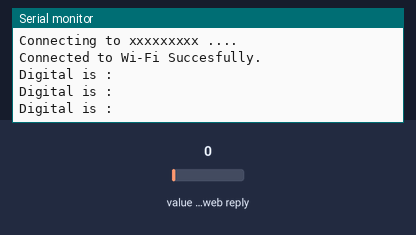
Recording of a sketch running on a simulated ESP8266 (NodeMCU). Shown: the last lines printed to the serial monitor. Inputs (shaded band) come from the test bench; at power-on: value in the web reply 0. WiFi joins after 1.5 s; servers stay silent unless stated; web services answer with replies made up by the test bench.

Above: at 6.5 s.
6.6 s: value in the web reply set to 2
At 7.16 s:
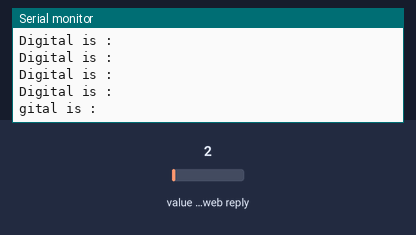
8.8 s: value in the web reply set to 25
At 9.16 s:
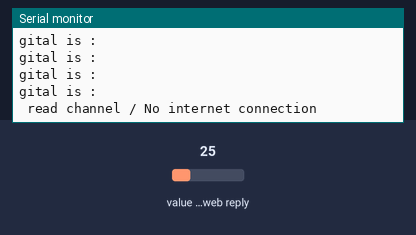
10.8 s: value in the web reply set to 50
At 11.16 s:
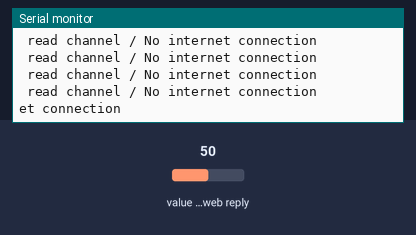
12.8 s: value in the web reply set to 75
At 13.16 s:
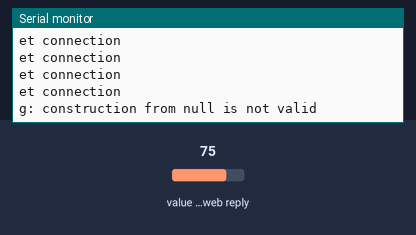
14.8 s: value in the web reply set to 98
At 15.17 s:
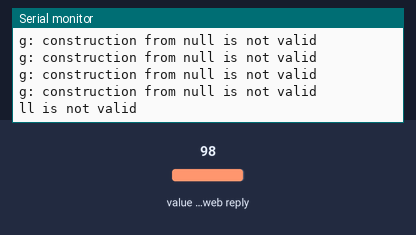

The sketch:

ReadData.ino
```cpp
//--------------Electronics-project-hub-------------//
#include "ThingSpeak.h"
#include <ESP8266WiFi.h>
const char ssid[] = "xxxxxxxxx";  // your network SSID (name)
const char pass[] = "xxxxxxxx";   // your network password
WiFiClient  client;

//---------Channel Details---------//
unsigned long counterChannelNumber = 1397165;            // Channel ID
const char * myCounterReadAPIKey = "WIBXU16YZKD6ZCUT"; // Read API Key
const int FieldNumber1 = 1;  // The field you wish to read
int statusCode = 0;
//-------------------------------//

void setup()
{
  Serial.begin(115200);
  WiFi.mode(WIFI_STA);
  ThingSpeak.begin(client);
}

void internet(){
  //----------------- Network -----------------//
  if (WiFi.status() != WL_CONNECTED)
  {
    Serial.print("Connecting to ");
    Serial.print(ssid);
    Serial.println(" ....");
    while (WiFi.status() != WL_CONNECTED)
    {
      WiFi.begin(ssid, pass);
      delay(5000);
    }
    Serial.println("Connected to Wi-Fi Succesfully.");
  }
  //--------- End of Network connection--------//
}

void loop()
{
  internet();
  readData();
}

void readData(){
  //---------------- Channel 1 ----------------//
  int temp = ThingSpeak.readIntField(counterChannelNumber, FieldNumber1, myCounterReadAPIKey);
  statusCode = ThingSpeak.getLastReadStatus();
  if (statusCode == 200)
  {
    //digitalWrite(led, temp);
    Serial.println("Digital is :" + temp);
  }
  else
  {
    Serial.println("Unable to read channel / No internet connection");
  }
  delay(100);
  //-------------- End of Channel 1 -------------//
}
//--------------Electronics-project-hub-------------//
```

Measured:
- after the input at 6.6 s, the serial monitor: prints a new line after 0.30 s (image 1)
- after the input at 8.8 s, the serial monitor: prints a new line after 0.11 s (image 2)
- after the input at 10.8 s, the serial monitor: prints a new line after 0.11 s (image 3)
- after the input at 12.8 s, the serial monitor: prints a new line after 0.11 s (image 4)
- after the input at 14.8 s, the serial monitor: prints a new line after 0.11 s (image 5)
